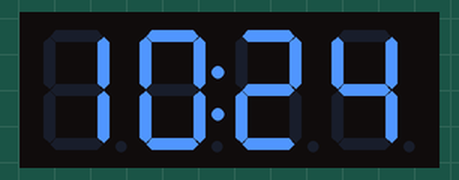
This sketch was run on a simulated Arduino Uno, built with avr-gcc and run on an emulated ATmega328P. On the bench: 4-digit seven-segment display. The local clock reads 2024-03-15 10:24:30 at power-on unless the sketch sets it; EEPROM starts erased; what the sketch prints to the serial monitor is not drawn.

Above: at 0.1 s.
At 31.7 s:
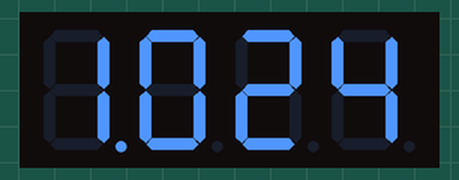
At 64.4 s:
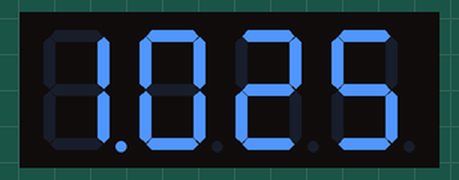
At 128.7 s:
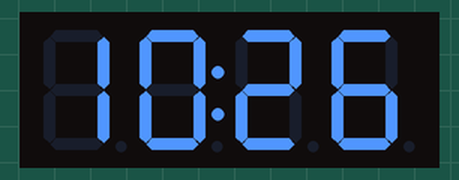

Measured:
- what the display in image 1 shows lasts 1.0 s, from 31.7 s to 32.7 s

The sketch:

arduino-clock.ino
```cpp
// Arduino clock based on TM1637 and DS3231
#include <Wire.h>
#include <EEPROM.h>
#include <TM1637Display.h>
#include <RTClib.h>
#include <LowPower.h>

// TM1637 Module connection pins (Digital Pins)
#define CLK 2
#define DIO 3

// DS3231 is I2C based, module is connected to A4 (SDA), A5 (SCL)

// Set to false to display time in 12 hour format, or true to use 24 hour:
#define TIME_24_HOUR      true

// Create display and DS1307 objects.  These are global variables that
// can be accessed from both the setup and loop function below.
TM1637Display clockDisplay(CLK, DIO);

RTC_DS3231 rtc;

// Keep track of the hours, minutes, seconds displayed by the clock.
// Start off at 0:00:00 as a signal that the time should be read from
// the DS3231 to initialize it.
int hours = 0;
int minutes = 0;
int seconds = 0;

int DST;
// Remember if the colon was drawn on the display so it can be blinked
// on and off every second.
bool blinkColon = false;


void setup() {
  // Setup function runs once at startup to initialize the display
  // and clock.

  // Setup Serial port to print debug output.
  Serial.begin(115200);
  Serial.println("Arduino Clock");

  // Check DST settings
  DST = EEPROM.get(0, DST);

  if(DST != 0 && DST != 1)
  {
    DST = 1;
    EEPROM.put(0, DST);
  }

  // Uncomment the following 2 lines if you need to set the DST (if you miss the actual day etc). Change the +1 to -1 in the fall.
  // DateTime t2 = rtc.now();
  // rtc.adjust(DateTime(t2.year(), t2.month(), t2.day(), t2.hour()+1, t2.minute(), t2.second()))

  // Setup the display.
  clockDisplay.setBrightness(0);
  // Setup the DS3231 real-time clock.
  rtc.begin();

  // Set the clock if it hasn't been set before.

  if (! rtc.begin()) {
    Serial.println("Couldn't find RTC");
    while (1);
  }

  if (rtc.lostPower()) {
    Serial.println("RTC lost power, lets set the time!");
    // following line sets the RTC to the date & time this sketch was compiled
    rtc.adjust(DateTime(F(__DATE__), F(__TIME__)));
    // This line sets the RTC with an explicit date & time, for example to set
    // January 21, 2014 at 3am you would call:
    // rtc.adjust(DateTime(2014, 1, 21, 3, 0, 0));
  }


  //bool setClockTime = !rtc.isrunning(); // DS3231 not implemented
  bool setClockTime = false;
  // Alternatively you can force the clock to be set again by
  // uncommenting this line:
  //setClockTime = true;
  if (setClockTime) {
    Serial.println("Setting DS3231 time!");
    // This line sets the DS1307 time to the exact date and time the
    // sketch was compiled:
    rtc.adjust(DateTime(F(__DATE__), F(__TIME__)));
    // Alternatively you can set the RTC with an explicit date & time,
    // for example to set January 21, 2014 at 3am you would uncomment:
    //rtc.adjust(DateTime(2014, 1, 21, 3, 0, 0));
  }


}

void loop() {
  // Loop function runs over and over again to implement the clock logic.

  // Check if it's the top of the hour and get a new time reading
  // from the RTC clock.  This helps keep the clock accurate by fixing
  // any drift.
  if (minutes == 0) {
    // Get the time from the DS3231.
    DateTime now = rtc.now();

    // Adjust according to DST
    if (now.dayOfTheWeek() == 0 && now.month() == 3 && now.day() >= 8 && now.day() <= 16 && now.hour() == 2 && now.minute() == 0 && now.second() == 0 && DST == 0)
    {
      rtc.adjust(DateTime(now.year(), now.month(), now.day(), now.hour()+1, now.minute(), now.second()));
      DST = 1;
      EEPROM.put(0, DST);
    }
    else if(now.dayOfTheWeek() == 0 && now.month() == 11 && now.day() >= 1 && now.day() <= 8 && now.hour() == 2 && now.minute() == 0 && now.second() == 0 && DST == 1)
    {
      rtc.adjust(DateTime(now.year(), now.month(), now.day(), now.hour()-1, now.minute(), now.second()));
      DST = 0;
      EEPROM.put(0, DST);
    }

    // Print out the time for debug purposes:
    Serial.print("Read date & time from DS3231: ");
    Serial.print(now.year(), DEC);
    Serial.print('/');
    Serial.print(now.month(), DEC);
    Serial.print('/');
    Serial.print(now.day(), DEC);
    Serial.print(' ');
    Serial.print(now.hour(), DEC);
    Serial.print(':');
    Serial.print(now.minute(), DEC);
    Serial.print(':');
    Serial.print(now.second(), DEC);
    Serial.println();
    // Now set the hours and minutes.
    hours = now.hour();
    minutes = now.minute();
  }

  // Show the time on the display by turning it into a numeric
  // value, like 3:30 turns into 330, by multiplying the hour by
  // 100 and then adding the minutes.
  int displayValue = hours*100 + minutes;

  // Do 24 hour to 12 hour format conversion when required.
  if (!TIME_24_HOUR) {
    // Handle when hours are past 12 by subtracting 12 hours (1200 value).
    if (hours > 12) {
      displayValue -= 1200;
    }
    // Handle hour 0 (midnight) being shown as 12.
    else if (hours == 0) {
      displayValue += 1200;
    }
  }

  // Now print the time value to the display (merged with blink to avoid flicker).
  //clockDisplay.showNumberDec(displayValue);

  // Blink the colon by flipping its value every loop iteration
  // (which happens every second).
  blinkColon = !blinkColon;

  if (blinkColon) clockDisplay.showNumberDecEx(displayValue, (0x80 >> 1), true);
  else clockDisplay.showNumberDecEx(displayValue, (0x80 >> 0), true);

  // Pause for a second for time to elapse.  This value is in milliseconds
  // so 1000 milliseconds = 1 second.
  //delay(1000);
  LowPower.powerDown(SLEEP_1S, ADC_OFF, BOD_OFF);

  // Now increase the seconds by one.
  seconds += 1;
  // If the seconds go above 59 then the minutes should increase and
  // the seconds should wrap back to 0.
  if (seconds > 59) {
    seconds = 0;
    minutes += 1;
    // Again if the minutes go above 59 then the hour should increase and
    // the minutes should wrap back to 0.
    if (minutes > 59) {
      minutes = 0;
      hours += 1;
      // Note that when the minutes are 0 (i.e. it's the top of a new hour)
      // then the start of the loop will read the actual time from the DS1307
      // again.  Just to be safe though we'll also increment the hour and wrap
      // back to 0 if it goes above 23 (i.e. past midnight).
      if (hours > 23) {
        hours = 0;
      }
    }
  }

  // Loop code is finished, it will jump back to the start of the loop
  // function again!
}
```
